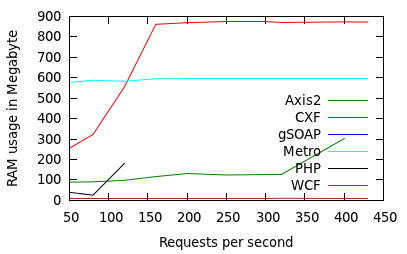

Reproduce this figure in gnuplot.
set ylabel "RAM usage in Megabyte"
set xlabel "Requests per second"
set key right bottom
plot "ram-Axis2.txt"\
      title "Axis2" with lines linecolor rgb "#008000",\
      "ram-CXF.txt"\
      title "CXF" with lines linecolor rgb "#FF0000",\
      "ram-gSOAP.txt"\
      title "gSOAP" with lines linecolor rgb "#0000FF",\
      "ram-Metro.txt"\
      title "Metro" with lines linecolor rgb "#00FFFF",\
      "ram-PHP.txt"\
      title "PHP" with lines linecolor rgb "#000000",\
      "ram-WCF.txt"\
      title "WCF" with lines linecolor rgb "brown"
